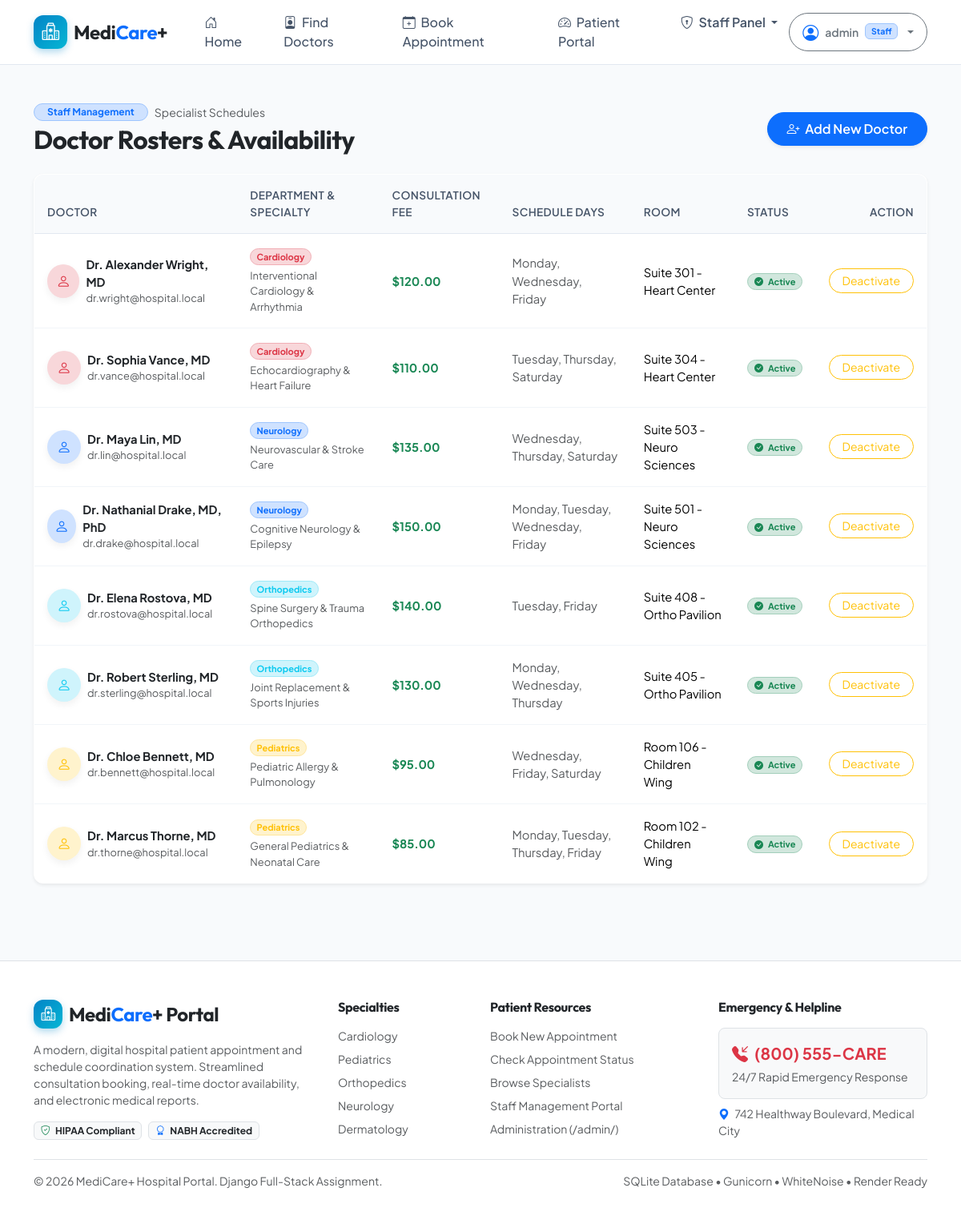
Page /staff/doctors/ (signed in) on the committed database.
### hospital/models.py (models this page shows, shortened)
class Doctor(models.Model):
    name = models.CharField(max_length=150, help_text="Full Name with Title (e.g. Dr. Jane Smith)")
    department = models.CharField(max_length=50, choices=Department.choices, default=Department.CARDIOLOGY)
    specialization = models.CharField(max_length=150, help_text="Specialization or sub-discipline")
    consultation_fee = models.DecimalField(max_digits=8, decimal_places=2, default=75.00)
    available_days = models.CharField(max_length=120, default="Monday, Tuesday, Wednesday, Thursday, Friday")
    active_status = models.BooleanField(default=True, help_text="Is doctor actively taking appointments?")
    email = models.EmailField(blank=True, null=True)
    phone = models.CharField(max_length=20, blank=True, null=True)
    room_number = models.CharField(max_length=20, default="Room 201")
    experience_years = models.PositiveIntegerField(default=8)
    bio = models.TextField(blank=True, help_text="Short professional summary")
    avatar_color = models.CharField(max_length=30, default="primary", help_text="Bootstrap theme color for avatar")
    class Meta:
        ordering = ['name']
    @property
    def badge_class(self):
        colors = {
            'Cardiology': 'danger',
            'Pediatrics': 'warning',
            'Orthopedics': 'info',
            'Neurology': 'primary',
            'Dermatology': 'success',
            'General Medicine': 'secondary'
        }
        return colors.get(self.department, 'dark')

### hospital/views.py (the view)
# urls.py: path('staff/doctors/', views.staff_doctors, name='staff_doctors'),
@user_passes_test(is_staff_member, login_url='/login/')
def staff_doctors(request):
    doctors = Doctor.objects.all().order_by('department', 'name')
    if request.method == 'POST':
        form = DoctorForm(request.POST)
        if form.is_valid():
            doctor = form.save()
            messages.success(request, f"Doctor {doctor.name} added successfully.")
            return redirect('staff_doctors')
    else:
        form = DoctorForm()
    context = {
        'doctors': doctors,
        'form': form,
    }
    return render(request, 'hospital/staff_doctors.html', context)

### hospital/templates/hospital/staff_doctors.html (shortened to what this page needs)
{% extends 'hospital/base.html' %}
{% load static %}
{% block content %}
<div class="container py-5">
    <div class="d-flex flex-column flex-md-row justify-content-between align-items-md-center gap-3 mb-4">
        <div>
            <div class="d-flex align-items-center gap-2 mb-1">
                <span class="badge bg-primary-subtle text-primary border border-primary-subtle rounded-pill px-3 py-1">
                    Staff Management
                </span>
                <span class="text-muted small">Specialist Schedules</span>
            </div>
            <h1 class="h2 fw-bold text-dark mb-0">Doctor Rosters & Availability</h1>
        </div>
        <button type="button" class="btn btn-primary rounded-pill px-4 py-2 fw-semibold shadow-sm" data-bs-toggle="modal" data-bs-target="#addDoctorModal">
            <i class="bi bi-person-plus me-1"></i> Add New Doctor
        </button>
    </div>
    <div class="card card-custom border-0 shadow-sm overflow-hidden">
        <div class="table-responsive">
            <table class="table table-custom align-middle mb-0">
                <thead>
                    <tr>
                        <th>Doctor</th>
                        <th>Department & Specialty</th>
                        <th>Consultation Fee</th>
                        <th>Schedule Days</th>
                        <th>Room</th>
                        <th>Status</th>
                        <th class="text-end">Action</th>
                    </tr>
                </thead>
                <tbody>
                    {% for doc in doctors %}
                    <tr>
                        <td>
                            <div class="d-flex align-items-center gap-2">
                                <div class="doctor-avatar bg-{{ doc.avatar_color }}-subtle text-{{ doc.avatar_color }}" style="width: 42px; height: 42px; font-size: 1.1rem;">
                                    <i class="bi bi-person"></i>
                                </div>
                                <div>
                                    <div class="fw-bold text-dark">{{ doc.name }}</div>
                                    <div class="text-muted small">{{ doc.email|default:"doctor@hospital.local" }}</div>
                                </div>
                            </div>
                        </td>
                        <td>
                            <span class="badge bg-{{ doc.badge_class }}-subtle text-{{ doc.badge_class }} border border-{{ doc.badge_class }}-subtle rounded-pill">
                                {{ doc.department }}
                            </span>
                            <div class="small text-muted mt-1">{{ doc.specialization }}</div>
                        </td>
                        <td class="fw-bold text-success">${{ doc.consultation_fee }}</td>
                        <td class="small text-muted">{{ doc.available_days }}</td>
                        <td class="small">{{ doc.room_number }}</td>
                        <td>
                            {% if doc.active_status %}
                            <span class="badge bg-success-subtle text-success border border-success-subtle rounded-pill px-2 py-1">
                                <i class="bi bi-check-circle-fill me-1"></i> Active
                            </span>
                            {% else %}
                            <span class="badge bg-secondary-subtle text-secondary border border-secondary-subtle rounded-pill px-2 py-1">
                                <i class="bi bi-pause-circle-fill me-1"></i> Inactive
                            </span>
                            {% endif %}
                        </td>
                        <td class="text-end">
                            <form action="{% url 'toggle_doctor_status' doc.id %}" method="post" class="d-inline">
                                {% if doc.active_status %}
                                <button type="submit" class="btn btn-outline-warning btn-sm rounded-pill px-3" title="Deactivate doctor bookings">
                                    Deactivate
                                </button>
                                {% else %}
                                <button type="submit" class="btn btn-outline-success btn-sm rounded-pill px-3" title="Activate doctor bookings">
                                    Activate
                                </button>
                                {% endif %}
                            </form>
                        </td>
                    </tr>
                    {% empty %}
                    <tr>
                        <td colspan="7" class="text-center py-5 text-muted">No doctors found. Add doctors using the button above.</td>
                    </tr>
                    {% endfor %}
                </tbody>
            </table>
        </div>
    </div>
</div>
{% endblock %}

### hospital/templates/hospital/base.html (shortened to what this page needs)
{% load static %}
<!DOCTYPE html>
<html lang="en">
<head>
    <link href="https://cdn.jsdelivr.net/npm/bootstrap@5.3.3/dist/css/bootstrap.min.css" rel="stylesheet">
    <link rel="stylesheet" href="https://cdn.jsdelivr.net/npm/bootstrap-icons@1.11.3/font/bootstrap-icons.min.css">
    <link rel="stylesheet" href="{% static 'css/style.css' %}">
</head>
<body>
    <nav class="navbar navbar-expand-lg navbar-custom sticky-top">
        <div class="container">
            <a class="navbar-brand d-flex align-items-center gap-2 fw-bold text-dark fs-4 brand-font" href="{% url 'home' %}">
                <div class="navbar-brand-logo">
                    <i class="bi bi-hospital"></i>
                </div>
                <span>Medi<span class="text-primary">Care</span>+</span>
            </a>
            <div class="collapse navbar-collapse" id="navbarContent">
                <ul class="navbar-nav me-auto mb-2 mb-lg-0 ms-lg-3 gap-1">
                    <li class="nav-item">
                        <a class="nav-link {% if request.resolver_match.url_name == 'home' %}active{% endif %}" href="{% url 'home' %}">
                            <i class="bi bi-house-door me-1"></i> Home
                        </a>
                    </li>
                    <li class="nav-item">
                        <a class="nav-link {% if request.resolver_match.url_name == 'doctor_list' %}active{% endif %}" href="{% url 'doctor_list' %}">
                            <i class="bi bi-person-badge me-1"></i> Find Doctors
                        </a>
                    </li>
                    <li class="nav-item">
                        <a class="nav-link {% if request.resolver_match.url_name == 'book_appointment' %}active{% endif %}" href="{% url 'book_appointment' %}">
                            <i class="bi bi-calendar-plus me-1"></i> Book Appointment
                        </a>
                    </li>
                    <li class="nav-item">
                        <a class="nav-link {% if request.resolver_match.url_name == 'patient_dashboard' %}active{% endif %}" href="{% url 'patient_dashboard' %}">
                            <i class="bi bi-speedometer2 me-1"></i> Patient Portal
                        </a>
                    </li>
                    {% if user.is_staff or user.is_superuser %}
                    <li class="nav-item dropdown">
                        <a class="nav-link dropdown-toggle text-primary fw-semibold" href="#" role="button" data-bs-toggle="dropdown" aria-expanded="false">
                            <i class="bi bi-shield-lock me-1"></i> Staff Panel
                        </a>
                    </li>
                    {% endif %}
                </ul>
                <div class="d-flex align-items-center gap-2">
                    {% if user.is_authenticated %}
                        <div class="dropdown">
                            <button class="btn btn-sm btn-outline-secondary dropdown-toggle d-flex align-items-center gap-2 rounded-pill px-3 py-2" type="button" data-bs-toggle="dropdown">
                                <i class="bi bi-person-circle fs-5 text-primary"></i>
                                <span class="fw-semibold">{{ user.username }}</span>
                                {% if user.is_staff %}
                                    <span class="badge bg-primary-subtle text-primary border border-primary-subtle">Staff</span>
                                {% endif %}
                            </button>
                        </div>
                    {% endif %}
                </div>
            </div>
        </div>
    </nav>
    <main>
        {% block content %}{% endblock %}
    </main>
    <footer class="bg-white border-top py-5 mt-5">
        <div class="container">
            <div class="row g-4">
                <div class="col-lg-4">
                    <div class="d-flex align-items-center gap-2 fw-bold text-dark fs-4 brand-font mb-3">
                        <div class="navbar-brand-logo" style="width: 36px; height: 36px; font-size: 1.1rem;">
                            <i class="bi bi-hospital"></i>
                        </div>
                        <span>Medi<span class="text-primary">Care</span>+ Portal</span>
                    </div>
                    <p class="text-muted small pe-lg-3">
                        A modern, digital hospital patient appointment and schedule coordination system. Streamlined consultation booking, real-time doctor availability, and electronic medical reports.
                    </p>
                    <div class="d-flex gap-2">
                        <span class="badge bg-light text-dark border"><i class="bi bi-shield-check text-success me-1"></i> HIPAA Compliant</span>
                        <span class="badge bg-light text-dark border"><i class="bi bi-award text-primary me-1"></i> NABH Accredited</span>
                    </div>
                </div>
                <div class="col-6 col-lg-2">
                    <h6 class="fw-bold text-dark mb-3">Specialties</h6>
                    <ul class="list-unstyled small text-muted d-flex flex-column gap-2 mb-0">
                        <li><a href="{% url 'doctor_list' %}?department=Cardiology" class="text-decoration-none text-muted">Cardiology</a></li>
                        <li><a href="{% url 'doctor_list' %}?department=Pediatrics" class="text-decoration-none text-muted">Pediatrics</a></li>
                        <li><a href="{% url 'doctor_list' %}?department=Orthopedics" class="text-decoration-none text-muted">Orthopedics</a></li>
                        <li><a href="{% url 'doctor_list' %}?department=Neurology" class="text-decoration-none text-muted">Neurology</a></li>
                        <li><a href="{% url 'doctor_list' %}?department=Dermatology" class="text-decoration-none text-muted">Dermatology</a></li>
                    </ul>
                </div>
                <div class="col-6 col-lg-3">
                    <h6 class="fw-bold text-dark mb-3">Patient Resources</h6>
                    <ul class="list-unstyled small text-muted d-flex flex-column gap-2 mb-0">
                        <li><a href="{% url 'book_appointment' %}" class="text-decoration-none text-muted">Book New Appointment</a></li>
                        <li><a href="{% url 'patient_dashboard' %}" class="text-decoration-none text-muted">Check Appointment Status</a></li>
                        <li><a href="{% url 'doctor_list' %}" class="text-decoration-none text-muted">Browse Specialists</a></li>
                        <li><a href="{% url 'staff_appointments' %}" class="text-decoration-none text-muted">Staff Management Portal</a></li>
                        <li><a href="/admin/" class="text-decoration-none text-muted">Administration (/admin/)</a></li>
                    </ul>
                </div>
                <div class="col-lg-3">
                    <h6 class="fw-bold text-dark mb-3">Emergency & Helpline</h6>
                    <div class="p-3 rounded-3 bg-light border mb-2">
                        <div class="d-flex align-items-center gap-2 text-danger fw-bold fs-5">
                            <i class="bi bi-telephone-inbound-fill"></i> (800) 555-CARE
                        </div>
                        <div class="text-muted small mt-1">24/7 Rapid Emergency Response</div>
                    </div>
                    <div class="small text-muted">
                        <i class="bi bi-geo-alt-fill text-primary me-1"></i> 742 Healthway Boulevard, Medical City
                    </div>
                </div>
            </div>
            <div class="border-top mt-4 pt-3 d-flex flex-column flex-md-row justify-content-between align-items-center small text-muted">
                <div>&copy; 2026 MediCare+ Hospital Portal. Django Full-Stack Assignment.</div>
                <div>SQLite Database &bull; Gunicorn &bull; WhiteNoise &bull; Render Ready</div>
            </div>
        </div>
    </footer>
</body>
</html>

### rows in the picture
Doctor: name "Dr. Alexander Wright, MD", email "dr.wright@hospital.local", department "Cardiology", specialization "Interventional Cardiology & Arrhythmia", consultation_fee "120.00", available_days "Monday, Wednesday, Friday", room_number "Suite 301 - Heart Center", active_status True (drawn)
Doctor: name "Dr. Sophia Vance, MD", email "dr.vance@hospital.local", department "Cardiology", specialization "Echocardiography & Heart Failure", consultation_fee "110.00", available_days "Tuesday, Thursday, Saturday", room_number "Suite 304 - Heart Center", active_status True (drawn)
Doctor: name "Dr. Maya Lin, MD", email "dr.lin@hospital.local", department "Neurology", specialization "Neurovascular & Stroke Care", consultation_fee "135.00", available_days "Wednesday, Thursday, Saturday", room_number "Suite 503 - Neuro Sciences", active_status True (drawn)
Doctor: name "Dr. Nathanial Drake, MD, PhD", email "dr.drake@hospital.local", department "Neurology", specialization "Cognitive Neurology & Epilepsy", consultation_fee "150.00", available_days "Monday, Tuesday, Wednesday, Friday", room_number "Suite 501 - Neuro Sciences", active_status True (drawn)
Doctor: name "Dr. Elena Rostova, MD", email "dr.rostova@hospital.local", department "Orthopedics", specialization "Spine Surgery & Trauma Orthopedics", consultation_fee "140.00", available_days "Tuesday, Friday", room_number "Suite 408 - Ortho Pavilion", active_status True (drawn)
Doctor: name "Dr. Robert Sterling, MD", email "dr.sterling@hospital.local", department "Orthopedics", specialization "Joint Replacement & Sports Injuries", consultation_fee "130.00", available_days "Monday, Wednesday, Thursday", room_number "Suite 405 - Ortho Pavilion", active_status True (drawn)
Doctor: name "Dr. Chloe Bennett, MD", email "dr.bennett@hospital.local", department "Pediatrics", specialization "Pediatric Allergy & Pulmonology", consultation_fee "95.00", available_days "Wednesday, Friday, Saturday", room_number "Room 106 - Children Wing", active_status True (drawn)
Doctor: name "Dr. Marcus Thorne, MD", email "dr.thorne@hospital.local", department "Pediatrics", specialization "General Pediatrics & Neonatal Care", consultation_fee "85.00", available_days "Monday, Tuesday, Thursday, Friday", room_number "Room 102 - Children Wing", active_status True (drawn)

### other values in the picture
{{ user.username }} "admin"
